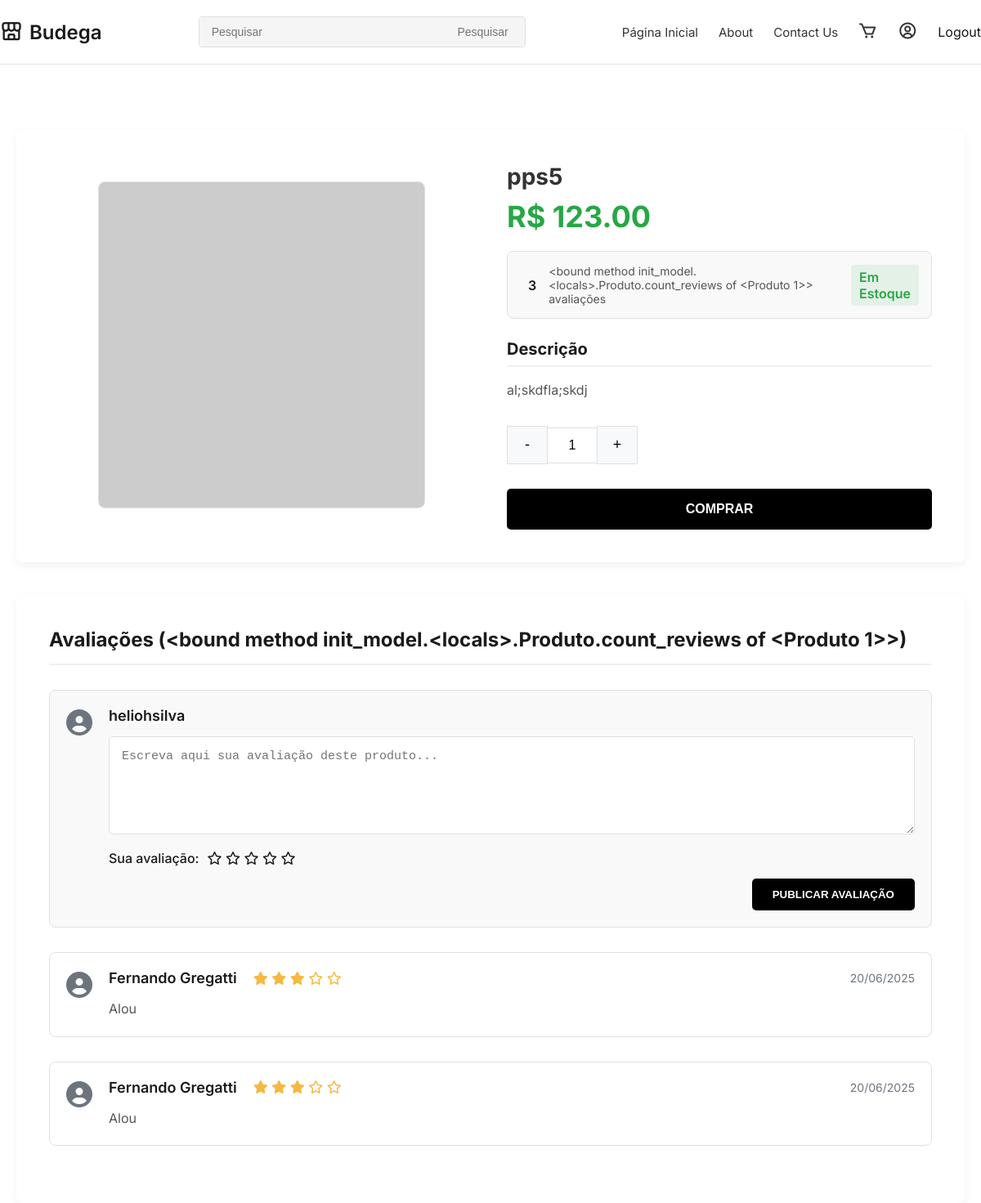
Page /produto/1/ (signed in) on the committed database.
### model/model.py (models this page shows, shortened)
    class Produto(db.Model):
        id = db.Column(db.Integer, primary_key=True)
        nome = db.Column(db.String(50), nullable=False)
        descricao = db.Column(db.Text)
        preco = db.Column(db.Numeric(10, 2), nullable=False)
        estoque = db.Column(db.Integer, default=0)
        imagem = db.Column(db.String(200), nullable=True)
        categorias = db.relationship('Categoria', secondary=produto_categoria,
                                    backref=db.backref('produtos', lazy='dynamic'))
        itens_pedido = db.relationship('ItemPedido', backref='produto', lazy=True)
        itens_carrinho = db.relationship('ItemCarrinho', backref='produto', lazy=True)
        reviews = db.relationship('Review', backref='produto', lazy=True)
        def star_rating(self):
            if not self.reviews:
                return 5
            return round(sum(review.nota for review in self.reviews) / len(self.reviews))

    class Review(db.Model):
        id = db.Column(db.Integer, primary_key=True)
        cliente_id = db.Column(db.Integer, db.ForeignKey('cliente.id'), nullable=False)
        produto_id = db.Column(db.Integer, db.ForeignKey('produto.id'), nullable=False)
        nota = db.Column(db.Integer, nullable=False)
        comentario = db.Column(db.Text)
        data = db.Column(db.Date, default=datetime.utcnow)

    class Cliente(db.Model, UserMixin):
        id = db.Column(db.Integer, primary_key=True)
        username = db.Column(db.String(50), unique=True, nullable=False)
        email = db.Column(db.String(120), unique=True, nullable=False)
        senha = db.Column(db.String(200), nullable=False)
        first_name = db.Column(db.String(50), nullable=False)
        last_name = db.Column(db.String(50), nullable=False, default='')
        endereco = db.Column(db.Text)
        telefone = db.Column(db.String(15))
        data_cadastro = db.Column(db.Date, default=datetime.utcnow)
        pedidos = db.relationship('Pedido', backref='cliente', lazy=True)
        carrinho = db.relationship('Carrinho', backref='cliente', uselist=False)
        reviews = db.relationship('Review', backref='cliente', lazy=True)

### views.py (the view)
@view.route('/produto/<int:id>/')
def product(id):
    produto = Produto.query.get_or_404(id)
    comentarios = Review.query.filter_by(produto_id=id).order_by(Review.data.desc()).all()
    return render_template('product.html', produto=produto, comentarios=comentarios)

### app.py (called while the page is built)
@login_manager.user_loader
def load_user(user_id):
    return models['Cliente'].query.get(int(user_id))

@app.context_processor
def inject_user():
    return dict(user=current_user)

### templates/product.html (shortened to what this page needs)
{% include 'header.html' %}
{% include 'navbar.html' %}
<main class="container">
    <section class="product-section">
        <div class="product-image">
            {% if produto.imagem and produto.imagem.url %}
            <img src="{{ produto.imagem.url }}" alt="{{ produto.nome }}">
            {% else %}
            <div style="width: 100%; text-align: center;">
                <img src="https://placehold.co/600x600/f0f0f0/png?text=Sem+Foto" alt="Produto sem foto"
                    style="max-height: 400px;">
            </div>
            {% endif %}
        </div>
        <div class="product-details">
            <h1 class="product-title">{{ produto.nome }}</h1>
            <div class="product-price">R$ {{ '%.2f'|format(produto.preco) }}</div>
            <div class="rating-stock">
                <div class="rating-container">
                    <span class="rating-value">{{ produto.star_rating() }}</span>
                    <a href="#reviews" class="reviews-count">
                        {{ produto.count_reviews }} avaliações
                    </a>
                </div>
                {% if produto.em_estoque %}
                <span class="stock-status in-stock">Em Estoque</span>
                {% else %}
                <span class="stock-status out-of-stock">Fora de Estoque</span>
                {% endif %}
            </div>
            <div class="product-description">
                <h3 class="section-title">Descrição</h3>
                <p>{{ produto.descricao|replace('\n','<br>')|safe }}</p>
            </div>
            <div class="quantity-selector">
                <button class="quantity-btn" id="decrease-btn">-</button>
                <input type="number" id="quantity-input" class="quantity-input" value="1" min="1" max="10">
                <button class="quantity-btn" id="increase-btn">+</button>
            </div>
            <a href="{{ url_for('view.adicionar_ao_carrinho', id=produto.id) }}" class="buy-link">
                <button class="buy-button" {% if not produto.em_estoque %}disabled{% endif %}>
                    {% if produto.em_estoque %}Comprar{% else %}Fora de Estoque{% endif %}
                </button>
            </a>
        </div>
    </section>
    <section id="reviews" class="reviews-section">
        <h2>Avaliações ({{ produto.count_reviews }})</h2>
        {% if current_user.is_authenticated %}
        <form action="{{ url_for('view.adicionar_comentario', id=produto.id) }}" method="post" class="review-form">
            <div class="user-avatar">
                <i class="fas fa-user-circle"></i>
            </div>
            <div class="review-content">
                <div class="review-header">
                    <span class="reviewer-name">{{ current_user.username }}</span>
                </div>
                <textarea name="texto" placeholder="Escreva aqui sua avaliação deste produto..." required></textarea>
                <div class="rating-control">
                    <label for="nota">Sua avaliação:</label>
                    <div class="star-rating-input">
                        {% for i in range(1,6) %}
                        <i class="fa-regular fa-star" data-rating="{{ i }}"></i>
                        {% endfor %}
                    </div>
                </div>
                <button type="submit" class="publish-review-btn">Publicar Avaliação</button>
            </div>
        </form>
        {% endif %}
        {% if comentarios %}
        {% for comentario in comentarios %}
        <div class="review-card">
            <div class="user-avatar">
                <i class="fas fa-user-circle"></i>
            </div>
            <div class="review-content">
                <div class="review-header">
                    <span class="reviewer-name">
                        {{ comentario.cliente.first_name|default(comentario.cliente.username) }}
                    </span>
                    <span class="review-rating">
                        {% for i in range(1,6) %}
                        {% if i <= comentario.nota %}
                        <i class="fas fa-star"></i>
                        {% else %}
                        <i class="fa-regular fa-star"></i>
                        {% endif %}
                        {% endfor %}
                    </span>
                    <span class="review-date">{{ comentario.data.strftime('%d/%m/%Y') }}</span>
                </div>
                <div class="review-text">
                    <p>{{ comentario.comentario|replace('\n','<br>')|safe }}</p>
                </div>
            </div>
        </div>
        {% endfor %}
        {% else %}
        <div class="no-reviews">
            <p>Ainda não há avaliações para este produto. Seja o primeiro a avaliar!</p>
        </div>
        {% endif %}
    </section>
</main>
</body>
</html>

### templates/header.html (style rules this page uses)
* { margin: 0; padding: 0; box-sizing: border-box; }
body { font-family: 'Inter', sans-serif; background-color: #ffffff; color: #1a1a1a; }
.container { max-width: 1300px; margin: 0 auto; padding: 0 20px; }
a { text-decoration: none; color: inherit; }
input[type=number] { -moz-appearance: textfield; }

### templates/product.html (style rules this page uses)
.product-section { display: flex; gap: 40px; margin-top: 40px; background-color: #fff; padding: 40px; border-radius: 8px; box-shadow: 0 4px 12px rgba(0, 0, 0, 0.05); }
.product-image { flex-basis: 50%; text-align: center; display: flex; justify-content: center; align-items: center; }
.product-image img { max-width: 100%; max-height: 500px; border-radius: 8px; border: 1px solid #e0e0e0; object-fit: contain; }
.product-details { flex-basis: 50%; }
.product-title { font-size: 28px; font-weight: 700; margin-bottom: 10px; color: #333; }
.product-price { font-size: 36px; font-weight: 700; color: #28a745; margin-bottom: 20px; }
.rating-stock { display: flex; justify-content: space-between; align-items: center; margin: 20px 0; padding: 15px; border: 1px solid #e0e0e0; border-radius: 8px; background-color: #f9f9f9; }
.rating-container { display: flex; align-items: center; }
.rating-value { font-weight: 600; margin-right: 15px; }
.reviews-count { font-size: 14px; color: #555; }
.stock-status { font-weight: 600; padding: 5px 10px; border-radius: 4px; }
.in-stock { color: #28a745; background-color: rgba(40, 167, 69, 0.1); }
.section-title { font-size: 20px; margin: 25px 0 15px; padding-bottom: 8px; border-bottom: 2px solid #f0f0f0; }
.product-description p { line-height: 1.7; color: #555; font-size: 16px; }
.quantity-selector { display: flex; align-items: center; margin: 30px 0; }
.quantity-btn { background-color: #f8f9fa; border: 1px solid #e0e0e0; padding: 12px 18px; cursor: pointer; font-size: 18px; transition: all 0.2s; width: 50px; text-align: center; }
.quantity-input { width: 60px; text-align: center; border: 1px solid #e0e0e0; border-left: none; border-right: none; padding: 12px 0; font-size: 16px; font-weight: 500; }
.buy-button { width: 100%; padding: 16px; background-color: #000; color: #fff; border: none; border-radius: 5px; font-size: 16px; font-weight: 700; cursor: pointer; text-align: center; text-transform: uppercase; transition: background-color 0.3s; }
.reviews-section { margin-top: 40px; background-color: #fff; padding: 40px; border-radius: 8px; box-shadow: 0 4px 12px rgba(0, 0, 0, 0.05); }
.reviews-section h2 { font-size: 24px; margin-bottom: 30px; padding-bottom: 15px; border-bottom: 2px solid #f0f0f0; }
.review-form, .review-card { display: flex; gap: 20px; margin-bottom: 30px; padding: 20px; border-radius: 8px; }
.review-form { background-color: #f9f9f9; border: 1px solid #e0e0e0; }
.user-avatar { font-size: 32px; color: #6c757d; }
.review-content { flex-grow: 1; }
.review-header { display: flex; align-items: center; gap: 10px; margin-bottom: 15px; }
.reviewer-name { font-weight: 600; font-size: 18px; }
.review-rating { color: #f5b942; margin-left: 10px; font-size: 16px; }
.review-text { color: #555; line-height: 1.6; background-color: #fff; }
.review-form textarea { width: 100%; height: 120px; padding: 15px; border: 1px solid #e0e0e0; border-radius: 5px; resize: vertical; font-size: 15px; }
.rating-control { display: flex; align-items: center; margin: 15px 0; }
.rating-control label { font-weight: 500; margin-right: 10px; }
.publish-review-btn { display: block; margin-left: auto; padding: 12px 25px; background-color: #000; color: #fff; border: none; border-radius: 5px; font-weight: 600; cursor: pointer; text-transform: uppercase; transition: background-color 0.3s; }
.review-card { border: 1px solid #e0e0e0; background-color: #fff; }
.review-date { font-size: 14px; color: #6c757d; margin-left: auto; }

### rows in the picture
Produto: nome "pps5", preco "123.00", descricao "al;skdfla;skdj"
Review: star_rating "3", cliente.first_name "Fernando Gregatti", data "20/06/2025", comentario "Alou"
Cliente: username "heliohsilva"
Review: cliente.first_name "Fernando Gregatti", data "20/06/2025", comentario "Alou"

### other values in the picture
{{ produto.count_reviews }} "<bound method init_model.<locals>.Produto.count_reviews of <Produto 1>>"
